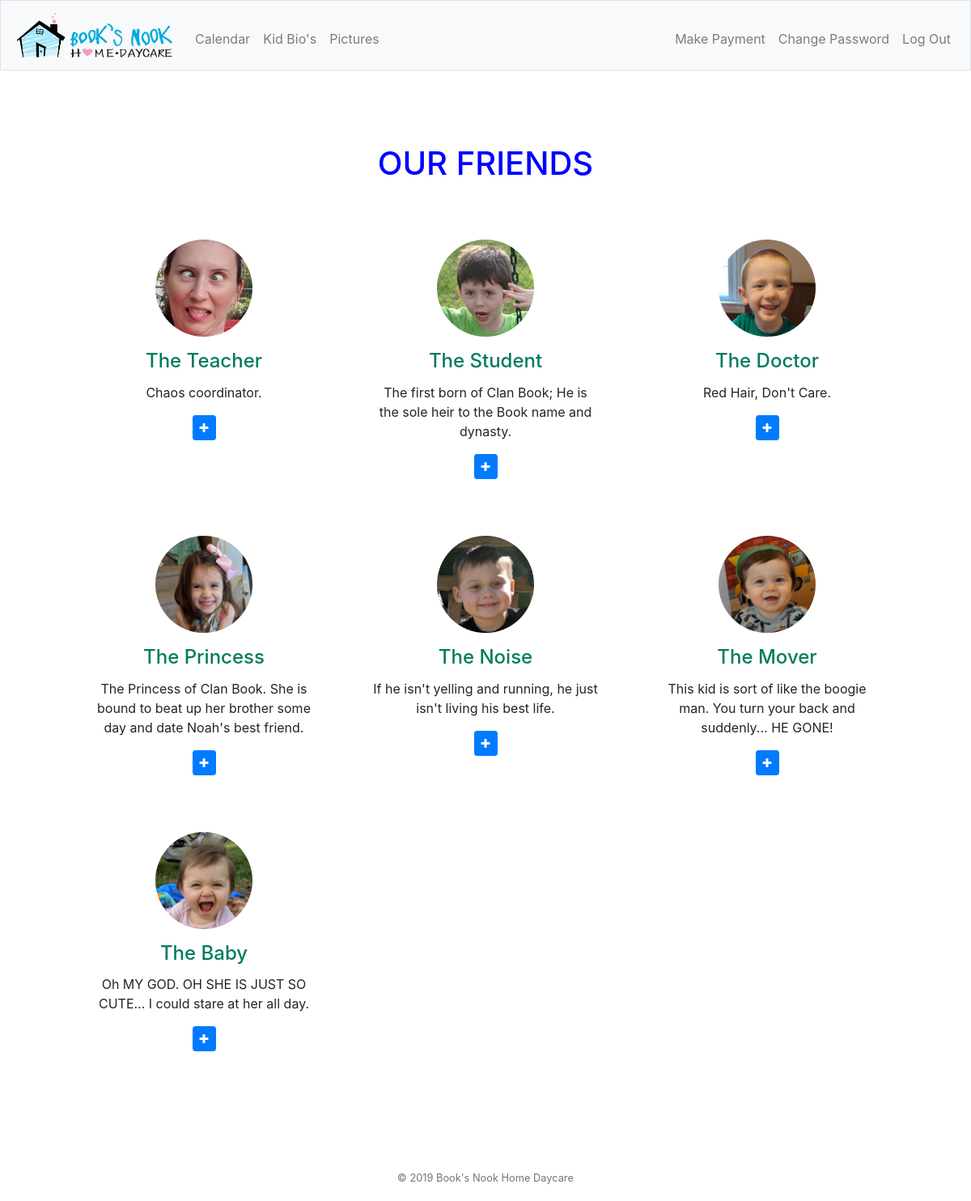
The app's page /bio (signed in) with its own data.
### tables this page shows
CREATE TABLE bio (title TEXT NOT NULL, "card-text" TEXT NOT NULL, "back-title" TEXT NOT NULL, "back-text" TEXT NOT NULL, image TEXT NOT NULL);

### app.py (the view)
@app.route("/bio", methods=["GET"])
@login_required
def bio():
    bio = db.execute("SELECT * FROM bio")
    return render_template("bio.html", bio=bio)

### app.py (called while the page is built)
@app.after_request
def after_request(response):
    response.headers["Cache-Control"] = "no-cache, no-store, must-revalidate"
    response.headers["Expires"] = 0
    response.headers["Pragma"] = "no-cache"
    return response

### helpers.py (called while the page is built)
def login_required(f):
    @wraps(f)
    def decorated_function(*args, **kwargs):
        if session.get("user_id") is None:
            return redirect("/login")
        return f(*args, **kwargs)
    return decorated_function

### templates/bio.html (shortened to what this page needs)
{% extends "layout.html" %}
{% block head %}
<link href="/static/bio.css" rel="stylesheet">
<link href="//maxcdn.bootstrapcdn.com/bootstrap/4.0.0/css/bootstrap.min.css" rel="stylesheet" id="bootstrap-css">
{% endblock %}
{% block main %}
<section id="team" class="pb-5">
    <div class="container">
        <h5 class="section-title h1">OUR FRIENDS</h5>
        <div class="row">
            {% for row in bio %}
            <div class="col-xs-12 col-sm-6 col-md-4">
                <div class="image-flip" ontouchstart="this.classList.toggle('hover');">
                    <div class="mainflip">
                        <div class="frontside">
                            <div class="card">
                                <div class="card-body text-center">
                                    <p><img class=" img-fluid" src="/static/{{ row['image'] }}" alt="{{ row['title'] }}"></p>
                                    <h4 class="card-title">{{ row["title"] }}</h4>
                                    <p class="card-text">{{ row["card-text"] }}</p>
                                    <a href="#" class="btn btn-primary btn-sm"><i class="fa fa-plus"></i></a>
                                </div>
                            </div>
                        </div>
                        <div class="backside">
                            <div class="card">
                                <div class="card-body text-center mt-4">
                                    <h4 class="card-title">{{ row["back-title"] }}</h4>
                                    <p class="card-text">{{ row["back-text"] }}</p>
                                </div>
                            </div>
                        </div>
                    </div>
                </div>
            </div>
            {% endfor %}
        </div>
    </div>
</section>
{% endblock %}

### static/styles.css (style rules this page uses)
body { background:url('http://getwallpapers.com/wallpaper/full/8/7/9/606345.jpg'); background-size: cover; background-repeat: no-repeat; background-attachment: fixed; padding-top: 70px; }
main img { max-width: 100%; }

### static/bio.css (style rules this page uses)
.btn-primary { color: #fff; background-color: #007b5e; border-color: #007b5e; }
section { padding: 60px 0; }
section .section-title { text-align: center; color: blue; margin-bottom: 50px; text-transform: uppercase; }
#team .card { border: none; background: #ffffff; }
.mainflip { -webkit-transition: 1s; -webkit-transform-style: preserve-3d; -ms-transition: 1s; -moz-transition: 1s; -moz-transform: perspective(1000px); -moz-transform-style: preserve-3d; -ms-transform-style: preserve-3d; transition: 1s; transform-style: preserve-3d; position: relative; }
.frontside { position: relative; -webkit-transform: rotateY(0deg); -ms-transform: rotateY(0deg); z-index: 2; margin-bottom: 30px; }
.backside { position: absolute; top: 0; left: 0; background: white; -webkit-transform: rotateY(-180deg); -moz-transform: rotateY(-180deg); -o-transform: rotateY(-180deg); -ms-transform: rotateY(-180deg); transform: rotateY(-180deg); -webkit-box-shadow: 5px 7px 9px -4px rgb(158, 158, 158); -moz-box-shadow: 5px 7px 9px -4px rgb(158, 158, 158); box-shadow: 5px 7px 9px -4px rgb(158, 158, 158); }
.frontside, .backside { -webkit-backface-visibility: hidden; -moz-backface-visibility: hidden; -ms-backface-visibility: hidden; backface-visibility: hidden; -webkit-transition: 1s; -webkit-transform-style: preserve-3d; -moz-transition: 1s; -moz-transform-style: preserve-3d; -o-transition: 1s; -o-transform-style: preserve-3d; -ms-transition: 1s; -ms-transform-style: preserve-3d; transition: 1s; transform-style: preserve-3d; }
.frontside .card, .backside .card { min-height: 312px; }
.frontside .card .card-title, .backside .card .card-title { color: #007b5e !important; }
.frontside .card .card-body img { width: 120px; height: 120px; border-radius: 50%; }

### records on screen
bio: image (picture), title "The Teacher", row "Chaos coordinator."
bio: image (picture), title "The Student", row "The first born of Clan Book; He is the sole heir to the Book name and dynasty."
bio: image (picture), title "The Doctor", row "Red Hair, Don't Care."
bio: image (picture), title "The Princess", row "The Princess of Clan Book. She is bound to beat up her brother some day and date Noah's best friend."
bio: image (picture), title "The Noise", row "If he isn't yelling and running, he just isn't living his best life."
bio: image (picture), title "The Mover", row "This kid is sort of like the boogie man. You turn your back and suddenly... HE GONE!"
bio: image (picture), title "The Baby", row "Oh MY GOD. OH SHE IS JUST SO CUTE... I could stare at her all day."
